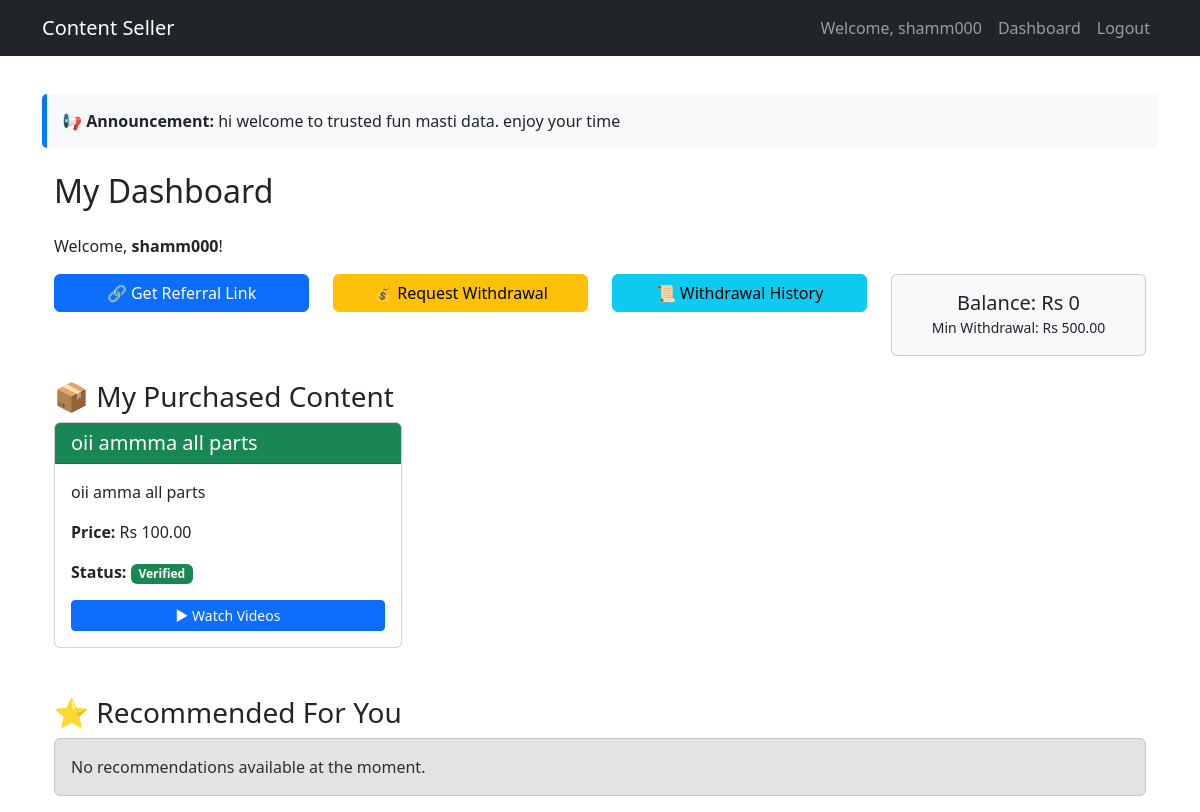
Page /content/buyer/dashboard/ (signed in) on the earlier database version.
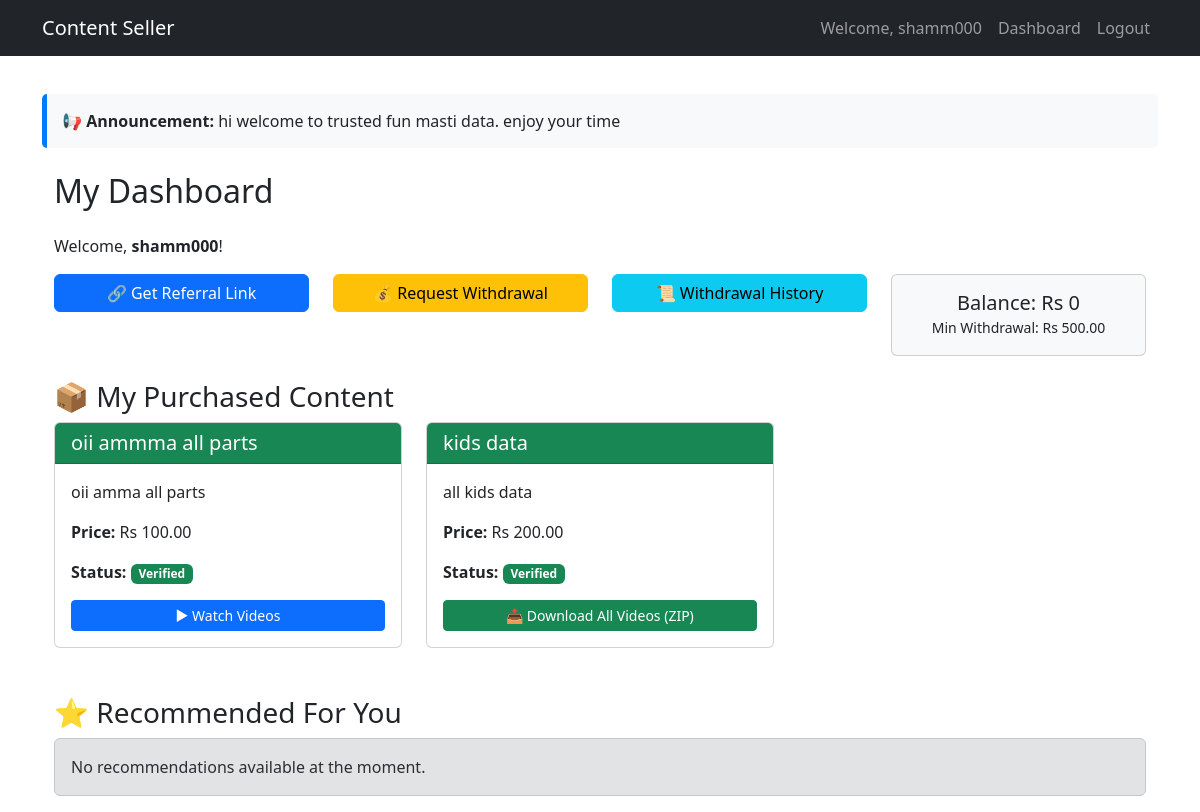
Same page on the later database version.
### content/models.py (models this page shows, shortened)
class Order(models.Model):
    STATUS_CHOICES = (
        ('pending', 'Pending Verification'),
        ('verified', 'Verified'),
        ('cancelled', 'Cancelled'),
    )
    buyer = models.ForeignKey(settings.AUTH_USER_MODEL, on_delete=models.CASCADE, related_name='orders')
    content = models.ForeignKey(Content, on_delete=models.CASCADE)
    payment_method = models.ForeignKey(PaymentMethod, on_delete=models.SET_NULL, null=True)
    transaction_id = models.CharField(max_length=100, blank=True)
    amount_paid = models.DecimalField(max_digits=10, decimal_places=2)
    commission_percentage = models.DecimalField(max_digits=5, decimal_places=2, default=10.00)
    status = models.CharField(max_length=20, choices=STATUS_CHOICES, default='pending')
    created_at = models.DateTimeField(auto_now_add=True)
    verified_at = models.DateTimeField(null=True, blank=True)

class Content(models.Model):
    CONTENT_TYPES = (
        ('link', 'Link'),
        ('video', 'Video'),
    )
    zip_file = models.FileField(upload_to='content_zips/', blank=True, null=True, help_text="Upload a ZIP file containing all videos")
    creator = models.ForeignKey(settings.AUTH_USER_MODEL, on_delete=models.CASCADE, limit_choices_to={'role': 'creator'})
    title = models.CharField(max_length=200)
    description = models.TextField()
    content_type = models.CharField(max_length=10, choices=CONTENT_TYPES)
    link_url = models.URLField(blank=True, null=True)
    video_file = models.FileField(upload_to='videos/', blank=True, null=True)
    price = models.DecimalField(max_digits=10, decimal_places=2)
    is_active = models.BooleanField(default=True)
    is_approved = models.BooleanField(default=False, help_text="Admin approval required before buyers can see")
    created_at = models.DateTimeField(auto_now_add=True)
    updated_at = models.DateTimeField(auto_now=True)

### content/views.py (the view)
# urls.py: path('buyer/dashboard/', views.buyer_dashboard, name='buyer_dashboard'),
@login_required
def buyer_dashboard(request):
    orders = Order.objects.filter(buyer=request.user).select_related('content')
    available_content = Content.objects.filter(is_active=True, is_approved=True).exclude(
        id__in=orders.values_list('content_id', flat=True)
    )[:6]
    settings = SiteSettings.get_settings()
    return render(request, 'content/buyer_dashboard.html', {
        'orders': orders,
        'available_content': available_content,
        'min_withdrawal': settings.min_withdrawal,
        'referral_commission': settings.referral_commission
    })

### content/context_processors.py (called while the page is built)
def admin_message(request):
    msg = SiteMessage.objects.filter(is_active=True).first()
    return {'admin_message': msg.message if msg else None}

### content/models.py (called while the page is built)
    @classmethod
    def get_settings(cls):
        obj, _ = cls.objects.get_or_create(pk=1)
        return obj

### templates/content/buyer_dashboard.html (shortened to what the changed rows need)
{% extends "base.html" %}
{% block content %}
<div class="container mt-4">
    <h2 class="mb-4">My Dashboard</h2>
    {% if orders %}
        <div class="row">
            {% for order in orders %}
                <div class="col-md-4 mb-4">
                    <div class="card h-100">
                        <div class="card-header bg-success text-white">
                            <h5 class="mb-0">{{ order.content.title }}</h5>
                        </div>
                        <div class="card-body">
                            <p class="card-text">{{ order.content.description|truncatewords:20 }}</p>
                            <p><strong>Price:</strong> Rs {{ order.amount_paid }}</p>
                            <p><strong>Status:</strong>
                                {% if order.status == 'verified' %}
                                    <span class="badge bg-success">Verified</span>
                                {% else %}
                                    <span class="badge bg-warning">Pending</span>
                                {% endif %}
                            </p>
                            {% if order.status == 'verified' %}
                                <div class="mt-2">
                                    {% if order.content.zip_file %}
                                        <a href="{% url 'download_zip' order.content.id %}" class="btn btn-success btn-sm w-100">
                                            📥 Download All Videos (ZIP)
                                        </a>
                                    {% else %}
                                        <a href="{% url 'view_content_videos' order.content.id %}" class="btn btn-primary btn-sm w-100">
                                            ▶ Watch Videos
                                        </a>
                                    {% endif %}
                                </div>
                            {% endif %}
                        </div>
                    </div>
                </div>
            {% endfor %}
        </div>
    {% else %}
        <div class="alert alert-info">
            You haven't purchased any content yet.
        </div>
    {% endif %}
</div>
{% endblock %}

Differences in the rows shown:
added Order: content "kids data", content.description "all kids data", amount_paid "200.00", status "Verified"
